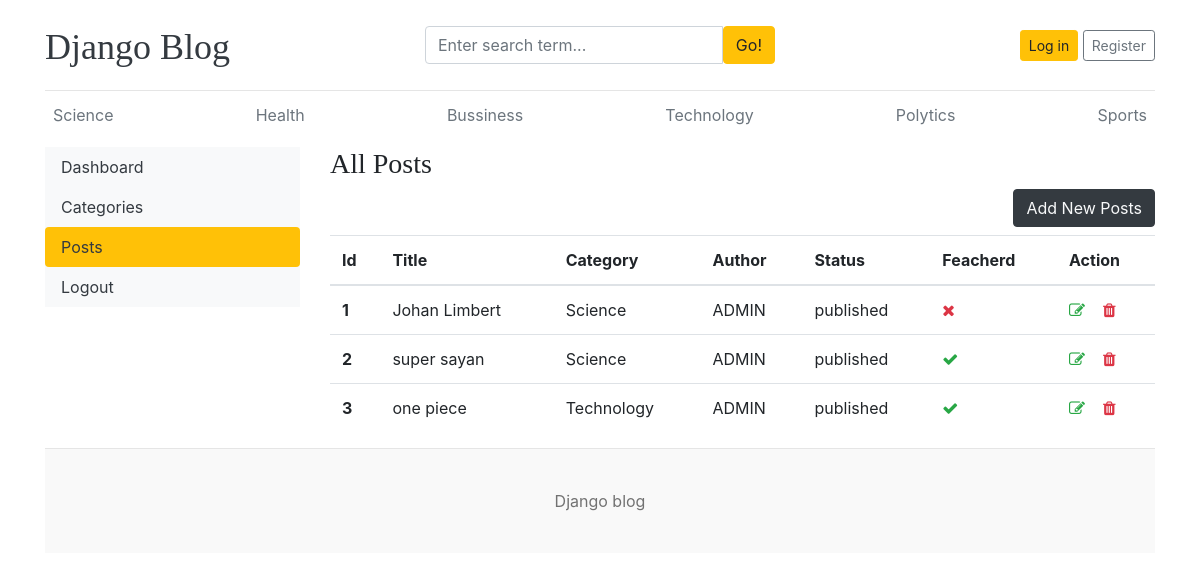
The app's page /dashboard/posts/ with its own data.
### blogs/models.py (models this page shows, shortened)
class Category(models.Model):
    category_name = models.CharField(max_length=50, unique=True) # Tên danh mục, tối đa 50 ký tự, không được trùng lặp
    created_at = models.DateTimeField(auto_now_add=True)  # Thời gian tạo, tự động gán khi bản ghi được tạo lần đầu
    updated_at = models.DateTimeField(auto_now=True)      # Thời gian cập nhật, tự động cập nhật mỗi khi bản ghi được lưu
    def __str__(self):
        return self.category_name  # Giúp hiển thị rõ tên danh mục trong admin
    class Meta:
        verbose_name_plural = 'Categories'

class Blogs(models.Model):
    title = models.CharField(max_length=100, unique=True)  # Tiêu đề bài viết, tối đa 100 ký tự, không trùng
    slug = models.SlugField(unique=True, blank=True)       # Đường dẫn thân thiện, không trùng, cho phép bỏ trống
    category = models.ForeignKey(Category, on_delete=models.CASCADE)  # Liên kết đến danh mục, xóa danh mục thì bài viết cũng bị xóa
    author = models.ForeignKey(User, on_delete=models.CASCADE)        # Liên kết đến người dùng (tác giả)
    blog_image = models.ImageField(upload_to='uploads/%y/%m/%d')      # Hình ảnh bài viết, lưu theo thư mục năm/tháng/ngày
    short_description = models.TextField(max_length=1000)             # Mô tả ngắn gọn bài viết, tối đa 1000 ký tự
    blog_body = models.TextField(max_length=3000)                     # Nội dung đầy đủ của bài viết, tối đa 3000 ký tự
    status = models.CharField(max_length = 100,choices = STATUS_CHOICE, default = 'draft')  # Trạng thái bài viết: nháp hoặc đã đăng
    is_feacherd = models.BooleanField(default=False)                  # Đánh dấu bài viết có phải là nổi bật không (nên sửa thành is_featured)
    created_at = models.DateTimeField(auto_now_add=True)              # Ngày tạo bài viết, tự động thêm khi tạo
    updated_at = models.DateTimeField(auto_now=True)                  # Ngày cập nhật bài viết, tự động thay đổi khi lưu
    class Meta:
        verbose_name_plural = 'Blogs'

### dashboards/views.py (the view)
# urls.py: path('posts/', views.posts, name="posts"),
def posts(request):
    posts = Blogs.objects.all()
    context = {
        'posts':posts
    }
    return render(request, 'dashboard/posts.html', context)

### blogs/context_processors.py (called while the page is built)
def get_categories(request):
    categories = Category.objects.all()
    return dict(categories = categories)

### templates/dashboard/posts.html
{% extends '../base/base.html' %}
{% block content %}
<div class="row">
    {% include './leftsidebar.html' %}
    <div class="col-md-9">
      <h3>All Posts</h3>
      <a href="{% url 'add_posts' %}" class="btn btn-dark text-light float-right mb-2">Add New Posts</a>
        <table class="table table-hover">
            <thead>
              <tr>
                <th>Id</th>
                <th>Title</th>
                <th>Category</th>
                <th>Author</th>
                <th>Status</th>
                <th>Feacherd</th>
                <th>Action</th>
              </tr>
            </thead>
            <tbody>
            {% for post in posts %}
              <tr>
                <th>{{ forloop.counter }}</th>
                <td>{{ post.title }}</td>
                <td>{{ post.category }}</td>
                <td>{{ post.author }}</td>
                <td>{{ post.status }}</td>
                <td>{% if post.is_feacherd %} <i class="fa fa-check text-success"> {% else %} <i class="fa fa-times text-danger"> {% endif %} </td>
                <td>
                    <a href="{% url 'edit_posts' post.id %}"><i class="fa fa-edit text-success"></i></a> &nbsp;&nbsp;
                    <a href="{% url 'delete_posts' post.id %}"><i class="fa fa-trash text-danger"></i></a>
                </td>
              </tr>
            {% endfor %}
            </tbody>
          </table>
    </div>
</div>
{% endblock %}

### templates/base/header.html (shortened to what this page needs)
{% load static %}
<!DOCTYPE html>
<html lang="en">
<head>
    <link href="https://getbootstrap.com/docs/4.0/dist/css/bootstrap.min.css" rel="stylesheet">
    <link href="{% static 'css/blog.css' %}" rel="stylesheet">
    <link rel="stylesheet" href="https://cdnjs.cloudflare.com/ajax/libs/font-awesome/4.7.0/css/font-awesome.min.css">
  </head>
<body>
    <div class="container">
      <header class="blog-header py-3">
        <div class="row flex-nowrap justify-content-between align-items-center">
          <div class="col-4 pt-1">
            <a class="blog-header-logo text-dark" href="/">Django Blog</a>
          </div>
          <div class="col-4">
            <form action="{% url 'search' %}" method="GET">
              <div class="input-group">
                <input class="form-control" name="keyword" type="text" placeholder="Enter search term..." aria-label="Enter search term..." aria-describedby="button-search" />
                <button type="submit" class="btn btn-warning" id="button-search" type="button">Go!</button>
            </div>
            </form>
          </div>
          <div class="col-4 d-flex justify-content-end align-items-center">
            {% if not user.is_authenticated %}
            <a class="btn btn-sm btn-warning" href="{% url 'login' %}">Log in</a> &nbsp;
            <a class="btn btn-sm btn-outline-secondary" href="{% url 'register' %}">Register</a>
            {% else %}
            <span><a href="{% url 'dashboard' %}" class="btn btn-warning">Dashboard</a></span> &nbsp;
            <span><a href="{% url 'logout' %}">Log out</a></span>
            {% endif %}
          </div>
        </div>
      </header>
      <div class="nav-scroller py-1 mb-2">
        <nav class="nav d-flex justify-content-between">
          {% for cat in categories %}
          <a class="p-2 text-muted" href="{% url 'posts_by_category' cat.id %}">{{ cat.category_name }}</a>
          {% endfor %}
        </nav>
      </div>

### static/css/blog.css (style rules this page uses)
.blog-header { border-bottom: 1px solid #e5e5e5; }
.blog-header-logo { font-family: "Playfair Display", Georgia, "Times New Roman", serif; font-size: 2.25rem; }
h1, h2, h3, h4, h5, h6 { font-family: "Playfair Display", Georgia, "Times New Roman", serif; }

### records on screen
Category: category_name "Science"
Category: category_name "Health"
Category: category_name "Bussiness"
Category: category_name "Technology"
Category: category_name "Polytics"
Category: category_name "Sports"
Blogs: title "Johan Limbert", category "Science", author "ADMIN", status "published", is_feacherd False (drawn)
Blogs: title "super sayan", category "Science", author "ADMIN", status "published", is_feacherd True (drawn)
Blogs: title "one piece", category "Technology", author "ADMIN", status "published", is_feacherd True (drawn)
